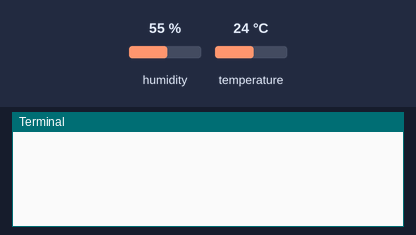
The program below on a simulated Raspberry Pi (BCM pin numbers). Shown: the last lines printed to the terminal. The test bench sets the inputs (shaded band); at power-on: humidity 55 %, temperature 24 °C. System figures (address, load, memory, disk, uptime) are fixed made-up values.

Above: at 1.2 s.
1.3 s: humidity set to 22 %
At 1.7 s:
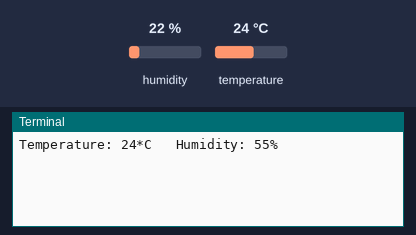
3.1 s: temperature set to 12 °C
At 4.6 s:
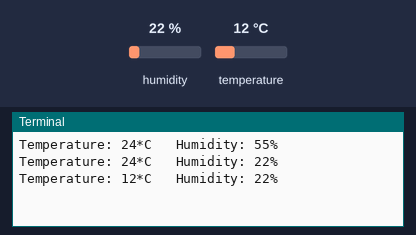
4.9 s: humidity set to 40 %
At 5.6 s:
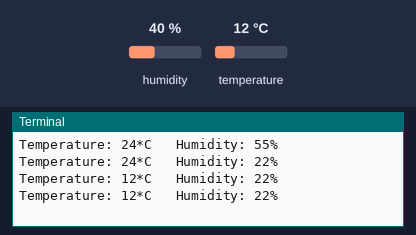
Timing chart, 0 to 7.9 s (numbered marks = the images above; inputs shaded):
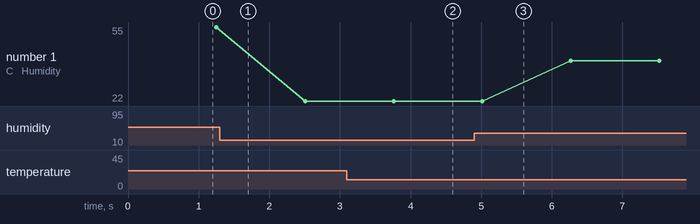

The program:

DHT11.py
```python
import time
import board
import adafruit_dht
import psutil
import RPi.GPIO as GPIO


class DHT11:

    # We first check if a libgpiod process is running. If yes, we kill it!
    for proc in psutil.process_iter():
        if proc.name() == 'libgpiod_pulsein' or proc.name() == 'libgpiod_pulsei':
            proc.kill()


    sensor = adafruit_dht.DHT11(board.D23) # Pin 16 or GPIO 23 is data pin of DHT11 sensor

    def get_dht11_sensor_data(self):
        try:
            temp = self.sensor.temperature
            humidity = self.sensor.humidity
            print("Temperature: {}*C   Humidity: {}% ".format(temp, humidity))
            return temp, humidity

        except RuntimeError as error:
            print(error.args[0])
            time.sleep(2.0)

        except Exception as error:
            self.sensor.exit()
            raise error
            time.sleep(2.0)


if __name__ == "__main__":
    obj = DHT11()

    while True:
        try:
            time.sleep(1.0)
            obj.get_dht11_sensor_data()
        except Exception as error:
            time.sleep(4.0)
            continue
```

Measured:
- after the input at 3.1 s, the terminal: prints a new line after 0.66 s (image 2)
- plotted number 1: 55 → 22 after the input at 1.3 s, 22 → 40 after the input at 4.9 s
